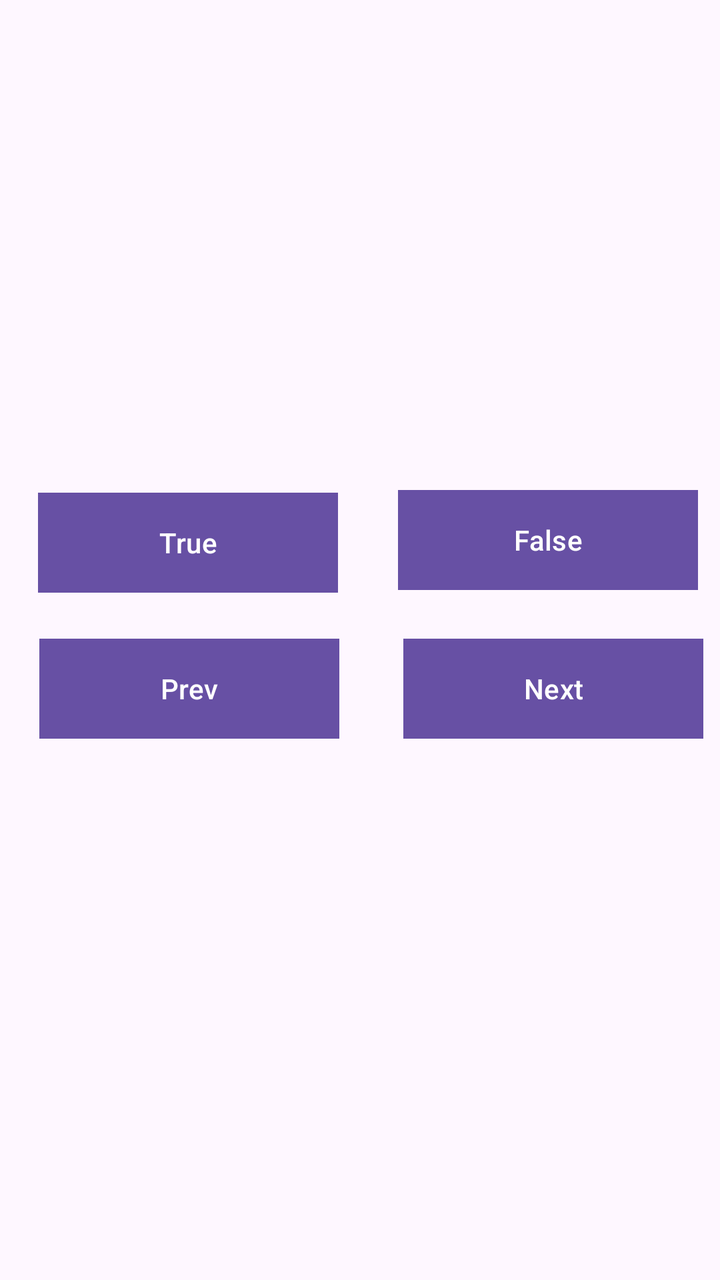
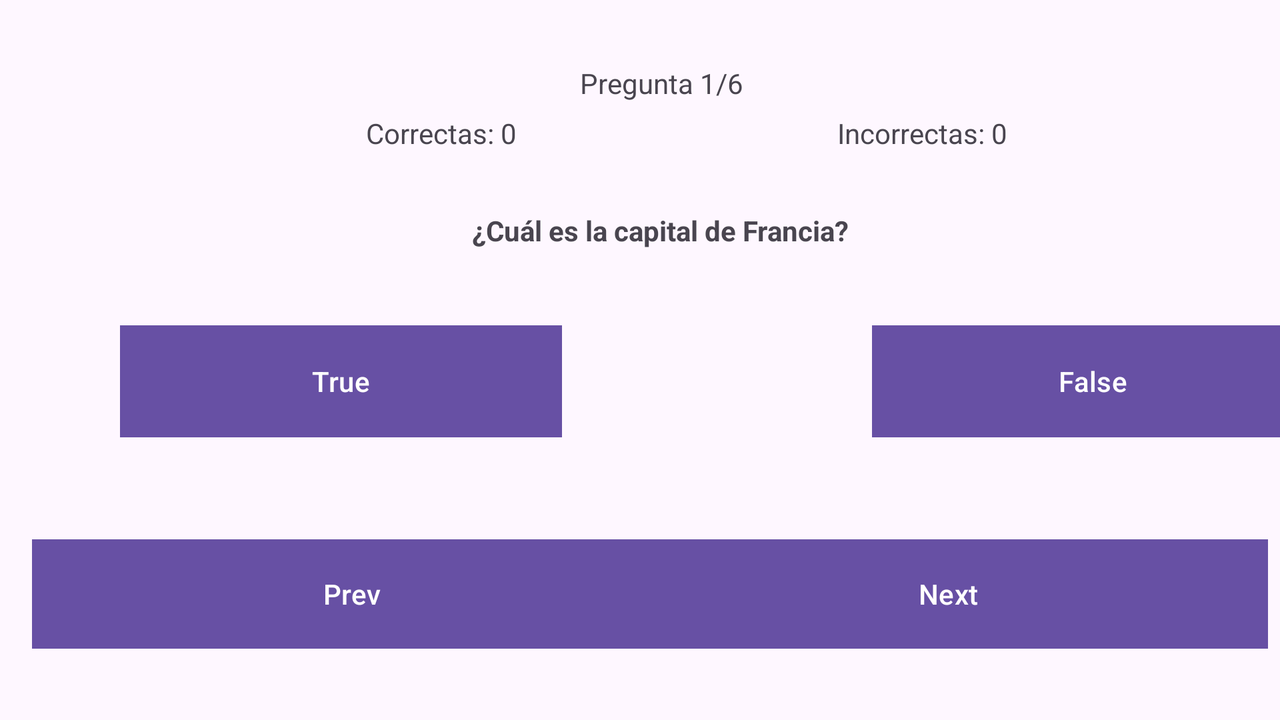

The same Android screen from two of the app's own layout files: first res/layout/ as a phone draws it, then the repository's variant for another configuration, drawn on a device whose configuration selects that folder. Both files follow.
<!-- AndroidManifest.xml: application theme Theme.Ejercicios -->
<!-- res/layout/quiz_activity.xml -->
<androidx.constraintlayout.widget.ConstraintLayout xmlns:android="http://schemas.android.com/apk/res/android"
    xmlns:app="http://schemas.android.com/apk/res-auto"
    xmlns:tools="http://schemas.android.com/tools"
    android:layout_width="match_parent"
    android:layout_height="match_parent"
    tools:context=".MainActivity">

    <androidx.constraintlayout.widget.ConstraintLayout
        android:layout_width="349dp"
        android:layout_height="110dp"
        android:layout_marginStart="30dp"
        android:layout_marginTop="96dp"
        android:layout_marginEnd="30dp"
        android:layout_marginBottom="29dp"
        app:layout_constraintBottom_toTopOf="@+id/textView"
        app:layout_constraintEnd_toEndOf="parent"
        app:layout_constraintStart_toStartOf="parent"
        app:layout_constraintTop_toTopOf="parent">

        <TextView
            android:id="@+id/textQuestions"
            android:layout_width="73dp"
            android:layout_height="28dp"
            android:layout_marginStart="34dp"
            android:layout_marginTop="18dp"
            android:layout_marginBottom="64dp"
            app:layout_constraintBottom_toBottomOf="parent"
            app:layout_constraintEnd_toStartOf="@+id/textCorrects"
            app:layout_constraintHorizontal_bias="0.05"
            app:layout_constraintStart_toStartOf="parent"
            app:layout_constraintTop_toTopOf="parent" />

        <TextView
            android:id="@+id/textCorrects"
            android:layout_width="99dp"
            android:layout_height="28dp"
            android:layout_marginTop="18dp"
            android:layout_marginEnd="30dp"
            android:layout_marginBottom="14dp"
            app:layout_constraintBottom_toTopOf="@+id/textIncorrects"
            app:layout_constraintEnd_toEndOf="parent"
            app:layout_constraintTop_toTopOf="parent" />

        <TextView
            android:id="@+id/textIncorrects"
            android:layout_width="99dp"
            android:layout_height="28dp"
            android:layout_marginStart="220dp"
            android:layout_marginEnd="30dp"
            android:layout_marginBottom="22dp"
            app:layout_constraintBottom_toBottomOf="parent"
            app:layout_constraintEnd_toEndOf="parent"
            app:layout_constraintStart_toStartOf="parent" />
    </androidx.constraintlayout.widget.ConstraintLayout>

    <TextView
        android:id="@+id/textView"
        android:layout_width="321dp"
        android:layout_height="55dp"
        android:layout_marginStart="46dp"
        android:layout_marginEnd="45dp"
        android:textAlignment="center"
        android:textStyle="bold"
        app:layout_constraintBottom_toBottomOf="parent"
        app:layout_constraintEnd_toEndOf="parent"
        app:layout_constraintHorizontal_bias="0.0"
        app:layout_constraintStart_toStartOf="parent"
        app:layout_constraintTop_toTopOf="parent"
        app:layout_constraintVertical_bias="0.281" />

    <Button
        android:id="@+id/buttonTrue"
        android:layout_width="150dp"
        android:layout_height="50dp"
        android:layout_marginStart="52dp"
        android:layout_marginTop="18dp"
        android:layout_marginEnd="15dp"
        android:layout_marginBottom="14dp"
        android:background="@android:drawable/bottom_bar"
        android:text="True"
        app:layout_constraintBottom_toTopOf="@+id/buttonNext"
        app:layout_constraintEnd_toStartOf="@+id/buttonFalse"
        app:layout_constraintStart_toStartOf="parent"
        app:layout_constraintTop_toBottomOf="@+id/textView" />

    <Button
        android:id="@+id/buttonFalse"
        android:layout_width="150dp"
        android:layout_height="50dp"
        android:layout_marginStart="15dp"
        android:layout_marginTop="18dp"
        android:layout_marginEnd="44dp"
        android:layout_marginBottom="17dp"
        android:background="@android:drawable/bottom_bar"
        android:text="False"
        app:layout_constraintBottom_toTopOf="@+id/buttonNext"
        app:layout_constraintEnd_toEndOf="parent"
        app:layout_constraintStart_toEndOf="@+id/buttonTrue"
        app:layout_constraintTop_toBottomOf="@+id/textView" />

    

    <Button
        android:id="@+id/buttonPrev"
        android:layout_width="150dp"
        android:layout_height="50dp"
        android:layout_marginStart="45dp"
        android:layout_marginTop="100dp"
        android:layout_marginEnd="216dp"
        android:layout_marginBottom="273dp"
        android:background="@android:drawable/bottom_bar"
        android:text="Prev"
        app:layout_constraintBottom_toBottomOf="parent"
        app:layout_constraintEnd_toEndOf="parent"
        app:layout_constraintStart_toStartOf="parent"
        app:layout_constraintTop_toBottomOf="@+id/textView"
        app:layout_constraintVertical_bias="0.0" />

    <Button
        android:id="@+id/buttonNext"
        android:layout_width="150dp"
        android:layout_height="50dp"
        android:layout_marginStart="32dp"
        android:layout_marginTop="100dp"
        android:layout_marginEnd="32dp"
        android:layout_marginBottom="273dp"
        android:background="@android:drawable/bottom_bar"
        android:text="Next"
        app:layout_constraintBottom_toBottomOf="parent"
        app:layout_constraintEnd_toEndOf="parent"
        app:layout_constraintHorizontal_bias="0.0"
        app:layout_constraintStart_toEndOf="@+id/buttonPrev"
        app:layout_constraintTop_toBottomOf="@+id/textView"
        app:layout_constraintVertical_bias="0.0" />

</androidx.constraintlayout.widget.ConstraintLayout>
<!-- resources referenced by this layout -->
<resources>
  <style name="Theme.Ejercicios" parent="Base.Theme.Ejercicios">
      </style>
  <style name="Base.Theme.Ejercicios" parent="Theme.Material3.DayNight.NoActionBar">
  
      </style>
</resources>
<!-- res/layout-land/quiz_activity.xml (the repository's variant of the layout above) -->
<!-- drawn on the phone turned sideways -->
<androidx.constraintlayout.widget.ConstraintLayout xmlns:android="http://schemas.android.com/apk/res/android"
    xmlns:app="http://schemas.android.com/apk/res-auto"
    xmlns:tools="http://schemas.android.com/tools"
    android:layout_width="match_parent"
    android:layout_height="match_parent"
    tools:context=".MainActivity">

    

    

    

    

    

    <androidx.constraintlayout.widget.ConstraintLayout
        android:id="@+id/constraintLayout"
        android:layout_width="412dp"
        android:layout_height="76dp"
        android:layout_marginStart="173dp"
        android:layout_marginTop="16dp"
        android:layout_marginEnd="146dp"
        app:layout_constraintEnd_toEndOf="parent"
        app:layout_constraintHorizontal_bias="0.412"
        app:layout_constraintStart_toStartOf="parent"
        app:layout_constraintTop_toTopOf="parent">

        

        

        

        <TextView
            android:id="@+id/textQuestions"
            android:layout_width="wrap_content"
            android:layout_height="wrap_content"
            android:layout_marginTop="16dp"
            android:layout_marginEnd="176dp"
            android:layout_marginBottom="41dp"
            android:text="Pregunta 1/6"
            app:layout_constraintBottom_toBottomOf="parent"
            app:layout_constraintEnd_toEndOf="parent"
            app:layout_constraintTop_toTopOf="parent"
            app:layout_constraintVertical_bias="0.0" />

        <TextView
            android:id="@+id/textCorrects"
            android:layout_width="wrap_content"
            android:layout_height="wrap_content"
            android:layout_marginStart="47dp"
            android:layout_marginTop="41dp"
            android:layout_marginEnd="160dp"
            android:layout_marginBottom="16dp"
            android:text="Correctas: 0"
            app:layout_constraintBottom_toBottomOf="parent"
            app:layout_constraintEnd_toStartOf="@+id/textIncorrects"
            app:layout_constraintStart_toStartOf="parent"
            app:layout_constraintTop_toTopOf="parent"
            app:layout_constraintVertical_bias="0.0" />

        <TextView
            android:id="@+id/textIncorrects"
            android:layout_width="wrap_content"
            android:layout_height="wrap_content"
            android:layout_marginTop="41dp"
            android:layout_marginEnd="44dp"
            android:layout_marginBottom="16dp"
            android:text="Incorrectas: 0"
            app:layout_constraintBottom_toBottomOf="parent"
            app:layout_constraintEnd_toEndOf="parent"
            app:layout_constraintTop_toTopOf="parent" />

    </androidx.constraintlayout.widget.ConstraintLayout>

    <Button
        android:id="@+id/buttonTrue"
        android:layout_width="221dp"
        android:layout_height="56dp"
        android:layout_marginStart="60dp"
        android:layout_marginTop="33dp"
        android:layout_marginBottom="67dp"
        android:background="@android:drawable/bottom_bar"
        android:text="True"
        app:layout_constraintBottom_toTopOf="@+id/buttonPrev"
        app:layout_constraintStart_toStartOf="parent"
        app:layout_constraintTop_toBottomOf="@+id/textView" />

    <Button
        android:id="@+id/buttonFalse"
        android:layout_width="221dp"
        android:layout_height="56dp"
        android:layout_marginStart="180dp"
        android:layout_marginTop="33dp"
        android:layout_marginBottom="67dp"
        android:background="@android:drawable/bottom_bar"
        android:text="False"
        app:layout_constraintBottom_toTopOf="@+id/buttonNext"
        app:layout_constraintEnd_toEndOf="parent"
        app:layout_constraintHorizontal_bias="0.598"
        app:layout_constraintStart_toEndOf="@+id/buttonTrue"
        app:layout_constraintTop_toBottomOf="@+id/textView" />

    <Button
        android:id="@+id/buttonPrev"
        android:layout_width="wrap_content"
        android:layout_height="wrap_content"
        android:layout_marginStart="16dp"
        android:layout_marginTop="104dp"
        android:layout_marginBottom="16dp"
        android:background="@android:drawable/bottom_bar"
        android:text="Prev"
        app:layout_constraintBottom_toBottomOf="parent"
        app:layout_constraintStart_toStartOf="parent"
        app:layout_constraintTop_toBottomOf="@+id/textView" />

    <Button
        android:id="@+id/buttonNext"
        android:layout_width="wrap_content"
        android:layout_height="wrap_content"
        android:layout_marginTop="104dp"
        android:layout_marginEnd="9dp"
        android:layout_marginBottom="16dp"
        android:background="@android:drawable/bottom_bar"
        android:text="Next"
        app:layout_constraintBottom_toBottomOf="parent"
        app:layout_constraintEnd_toEndOf="parent"
        app:layout_constraintHorizontal_bias="0.893"
        app:layout_constraintStart_toEndOf="@+id/buttonPrev"
        app:layout_constraintTop_toBottomOf="@+id/textView" />

    <TextView
        android:id="@+id/textView"
        android:layout_width="722dp"
        android:layout_height="61dp"
        android:layout_marginStart="5dp"
        android:layout_marginTop="18dp"
        android:layout_marginEnd="5dp"
        android:layout_marginBottom="240dp"
        android:gravity="center"
        android:text="¿Cuál es la capital de Francia?"
        android:textAlignment="center"
        android:textStyle="bold"
        app:layout_constraintBottom_toBottomOf="parent"
        app:layout_constraintEnd_toEndOf="parent"
        app:layout_constraintHorizontal_bias="0.396"
        app:layout_constraintStart_toStartOf="parent"
        app:layout_constraintTop_toBottomOf="@+id/constraintLayout" />

</androidx.constraintlayout.widget.ConstraintLayout>
